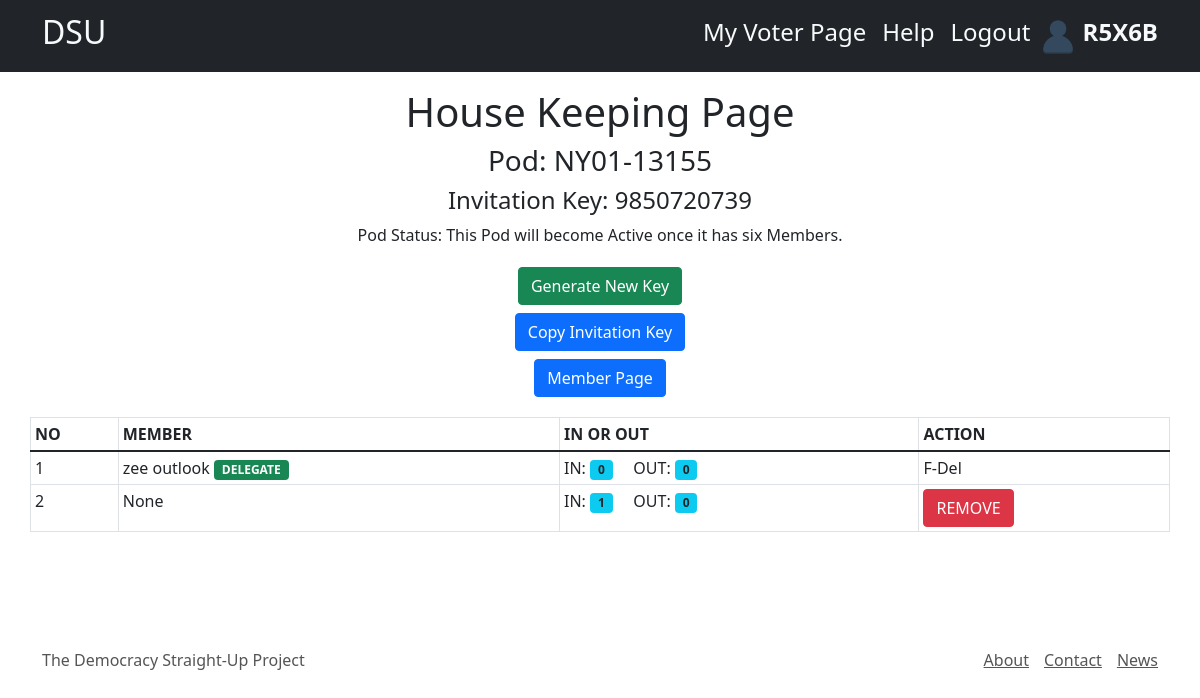
Page /pod/1/ (signed in) on the committed database.
### vote/models.py (models this page shows, shortened)
class Pod(models.Model):
    code = models.CharField(max_length=5, unique=True)
    district = models.ForeignKey(Districts, on_delete=models.CASCADE)
    created_at = models.DateTimeField(auto_now_add=True)
    updated_at = models.DateTimeField(auto_now=True)
    inivitation_code = models.CharField(max_length=10)
    def __str__(self) -> str:
        return str(self.code)
    def is_active(self):
        if 6 <= self.podmember_set.count() <= 12:
            return True
        return False

class Districts(models.Model):
    name = models.CharField(max_length=60, null=True, blank=True)
    code = models.CharField(max_length=4, null=True, blank=True)
    class Meta:
        ordering = ['code']
        pass
    def __str__(self) -> str:
        return self.code

class PodMember(models.Model):
    user = models.ForeignKey(User, on_delete=models.CASCADE)
    pod = models.ForeignKey(Pod, on_delete=models.CASCADE)
    date_joined = models.DateTimeField(auto_now_add=True)
    date_left = models.DateTimeField(null=True, blank=True)
    date_updated = models.DateTimeField(auto_now=True)
    is_member = models.BooleanField(default=False)
    is_delegate = models.BooleanField(default=False)
    member_number = models.PositiveSmallIntegerField(null=True, blank=True)
    class Meta:
        ordering = ['-is_delegate', 'date_joined']

class Users(models.Model):
    user = models.OneToOneField(User, on_delete=models.CASCADE)
    legalName = models.CharField(max_length=60,null=True,blank=True)
    district = models.ForeignKey(Districts, on_delete=models.DO_NOTHING, null=True, blank=True)
    is_reg = models.BooleanField(default=False)
    verificationScore = models.SmallIntegerField(default=0,null=True, blank=True)
    address = models.CharField(max_length=150, null=True, blank=True)
    userType = models.PositiveSmallIntegerField(default=0)
    voterID = models.IntegerField(null=True, blank=True)

### vote/views.py (the view, shortened to what this page needs)
# urls.py: path('pod/<int:pk>/', voteViews.HouseKeepingPod.as_view(), name='pod'),
class HouseKeepingPod(LoginRequiredMixin,DetailView):
    model = voteModels.Pod
    template_name = 'vote/HouseKeeping.html'
    def get_context_data(self, **kwargs):
        context = super().get_context_data(**kwargs)
        pod = voteModels.Pod.objects.get(pk = self.kwargs['pk'])
        is_delegate = False
        condidate = pod.podmember_set.filter(is_member = False).first()
        for member in pod.podmember_set.all():
            if member.is_delegate and member.user == self.request.user:
                is_delegate = True
        current_user_voted = False
        current_user_delegated = False
        pod_delegates = voteModels.PodMember_put_farward.objects.filter(delegated__pod = pod)
        for i in pod_delegates:
            if i.voter == self.request.user:
                current_user_delegated = True
        context['title'] = "DSU - House Keeping Page"
        context['condidate'] = condidate
        context['is_delegate'] = is_delegate
        context['voted'] = current_user_voted
        context['delegated'] = current_user_delegated
        return context

### vote/templates/vote/HouseKeeping.html (shortened to what this page needs)
{%extends 'vote/base.html'%}
{% load static %}
{%block content%}
{%include 'vote/header.html' %}
<div class="container">
    <div class="row mt-3">
        <h1 class="text-center">House Keeping Page</h1>
        <h3 class="text-center">Pod: {{object.district}}-{{object}} </h3>
        <h4 class="text-center">Invitation Key: {{object.inivitation_code}} </h4>
        <p class="text-center">Pod Status:
          {% if object.is_active %}
            Active
          {%else%}
            This Pod will become Active once it has six Members.
           {%endif%}</p>
        {% if is_delegate %}
        <div class="col text-center m-1">
            {% if object.is_active is False %}
            <form action="" method="post"> {%csrf_token%}
                <button class="btn btn-success mb-2">Generate New Key</button>
            </form>
            {%endif%}
            <button class="btn btn-primary" id="copy_invitation_key" key="{{object.inivitation_code}}"> Copy Invitation Key</button>
        </div>
        {%endif%}
        <div class="col-sm-12 text-center my-1">
          <a href="{%url 'podMember' pk=object.pk %}" class="text-center btn btn-primary">Member Page</a>
        </div>
    </div>
</div>
<div class="container mt-3">
    <div class="row" style="overflow: auto; display: block; white-space: nowrap;">
      <table class="table table-bordered table-sm">
        <thead>
          <tr>
            <th class="text-uppercase ">No</th>
            <th class="text-uppercase ">Member </th>
            <th class="text-uppercase ">in or Out</th>
            {% if is_delegate %}
            <th class="text-uppercase ">Action</th>
            {%endif%}
          </tr>
        </thead>
        <tbody>
            {%for member in object.podmember_set.all %}
                {%if member.is_member%}
                    <tr class="">
                        <td class="">{{forloop.counter}}  </td>
                        <td class="">{{member.user.users.legalName}}
                            {% if member.is_delegate %}
                            <span class="badge bg-success">DELEGATE</span>
                            {%endif%}
                        <td class="">
                            IN: <span class="badge bg-info text-dark">{{member.podmember_vote_in_set.count}}</span>  &nbsp; &nbsp;
                            OUT: <span class="badge bg-info text-dark">{{member.podmember_vote_out_set.count}}</span>
                        </td>
                        {% if is_delegate%}
                        <td class="">
                            {%if member.user != user %}
                            <form action="{% url 'removePodMember' %}" method="post"> {%csrf_token%}
                                <button class="btn btn-danger" type="submit" name="remove">REMOVE</button>
                            </form>
                            {%else%}
                                {% if object.podmember_set.count == 1 %}
                                <a href="{% url 'podRemove' pk=object.pk %}" class="btn btn-danger">Dissolve Pod</a>
                                {%else%}
                                F-Del
                              {%endif%}
                            {%endif%}
                        </td>
                        {%endif %}
                    </tr>
                {%endif%}
            {%endfor%}
        </tbody>
      </table>
    </div>
  </div>
{%include 'vote/footer.html'%}
{%endblock content%}

### vote/templates/vote/base.html (shortened to what this page needs)
{% load static %}
<!DOCTYPE html>
<html lang="en">
<head>
    <link href="https://cdn.jsdelivr.net/npm/bootstrap@5.1.3/dist/css/bootstrap.min.css"
        rel="stylesheet">
    <link rel="stylesheet" type="text/css" href="{% static 'styles.css' %}">
</head>
<body>
    {% block content %}
    {%endblock content%}
</body>
</html>

### vote/templates/vote/header.html (shortened to what this page needs)
{%load static%}
  <nav class="navbar navbar-expand-lg sticky-top navbar-light bg-dark">
    <div class="container">
      <a class="navbar-brand text-light" href="/"><h2>DSU</h2></a>
      <div class="collapse navbar-collapse justify-content-end" id="navbarSupportedContent">
        {%if user.is_authenticated%}
            <ul class="navbar-nav">
                <li class="nav-item">
                  <a class="nav-link active text-light" aria-current="page" href="{% url 'voterPage' %}"><h4>My Voter Page</h4></a>
                </li>
                <li class="nav-item">
                  <a class="nav-link text-light" href="/help"><h4>Help</h4></a>
                </li>
                <li class="nav-item">
                  <a class="nav-link text-light" href="/logout"><h4>Logout</h4></a>
                </li>
                <div class="pt-1">
                  <img src="{% static 'image/user.png' %}" alt="..."
                  class="img-circle profile_img" height="40px">
                   <strong class="text-light fs-4">{{request.user}}</strong>
                </div>
            </ul>
            {%endif%}
      </div>
    </div>
  </nav>

### vote/templates/vote/footer.html
{% load static %}
<div class="container">
  <footer class="footer">
    <small class="small_section">
      The Democracy Straight-Up Project
    </small>
    <nav>
      <ul class="nav-item">
        <li><a href="#">About</a></li>
        <li><a href="#">Contact</a></li>
        <li><a href="#">News</a></li>
      </ul>
    </nav>
  </footer>
</div>

### vote/static/styles.css (style rules this page uses)
footer.footer { display: flex; justify-content: space-between; position: relative; top: 100px; }
ul.nav-item { display: inline-flex; }
ul.nav-item li a { color: #555555; font-size: 16px; }
ul.nav-item li { list-style: none; margin-left: 15px; }
small.small_section { font-size: 100%; color: #555555; }

### rows in the picture
Pod: district "NY01", code "13155", inivitation_code "9850720739"
PodMember: user.users.legalName "zee outlook", is_delegate "DELEGATE", podmember_vote_in_set.count "0", podmember_vote_out_set.count "0", shows "F-Del"
PodMember: user.users.legalName "None", podmember_vote_in_set.count "1", podmember_vote_out_set.count "0"

### other values in the picture
{{ request.user }} "R5X6B"
